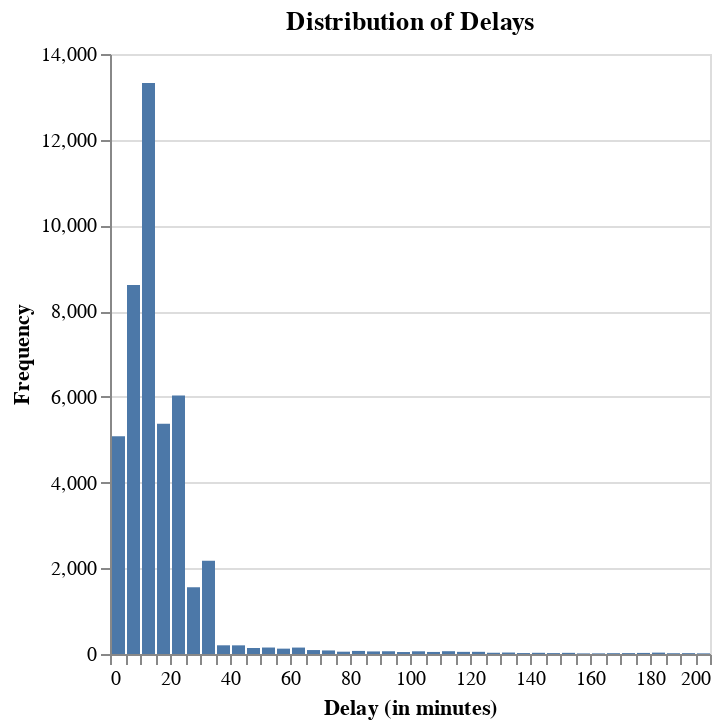

Notebook code cell kept with this figure:
### Markdown cell above
Let's look at how the delays are distributed in this data

### Code cell
# Filter data
ttc_filtered = ttc_clean[ttc_clean['Min Delay'] < 200]

# Creating histogram
delay_dist = alt.Chart(ttc_filtered).mark_bar().encode(
    alt.X('Min Delay:Q', bin=alt.Bin(maxbins=50), title='Delay (in minutes)'),
    alt.Y('count()', title='Frequency')
).properties(
    title='Distribution of Delays',
)

delay_dist.save("delay_dist.png",ppi=600)
# Display
delay_dist

### Figure 1 — Vega specification as saved in the notebook (floating-point values rounded to 4 significant figures)
{"$schema": "https://vega.github.io/schema/vega/v5.json", "data": [{"name": "source_0", "values": [{"__count": 13321, "bin_maxbins_50_Min Delay": 10.0, "bin_maxbins_50_Min Delay_end": 15.0}, {"__count": 6033, "bin_maxbins_50_Min Delay": 20.0, "bin_maxbins_50_Min Delay_end": 25.0}, {"__count": 5080, "bin_maxbins_50_Min Delay": 0.0, "bin_maxbins_50_Min Delay_end": 5.0}, {"__count": 8611, "bin_maxbins_50_Min Delay": 5.0, "bin_maxbins_50_Min Delay_end": 10.0}, {"__count": 2175, "bin_maxbins_50_Min Delay": 30.0, "bin_maxbins_50_Min Delay_end": 35.0}, {"__count": 1560, "bin_maxbins_50_Min Delay": 25.0, "bin_maxbins_50_Min Delay_end": 30.0}, {"__count": 5370, "bin_maxbins_50_Min Delay": 15.0, "bin_maxbins_50_Min Delay_end": 20.0}, {"__count": 125, "bin_maxbins_50_Min Delay": 55.0, "bin_maxbins_50_Min Delay_end": 60.0}, {"__count": 151, "bin_maxbins_50_Min Delay": 50.0, "bin_maxbins_50_Min Delay_end": 55.0}, {"__count": 140, "bin_maxbins_50_Min Delay": 45.0, "bin_maxbins_50_Min Delay_end": 50.0}, {"__count": 28, "bin_maxbins_50_Min Delay": 140.0, "bin_maxbins_50_Min Delay_end": 145.0}, {"__count": 64, "bin_maxbins_50_Min Delay": 90.0, "bin_maxbins_50_Min Delay_end": 95.0}, {"__count": 150, "bin_maxbins_50_Min Delay": 60.0, "bin_maxbins_50_Min Delay_end": 65.0}, {"__count": 54, "bin_maxbins_50_Min Delay": 75.0, "bin_maxbins_50_Min Delay_end": 80.0}, {"__count": 72, "bin_maxbins_50_Min Delay": 80.0, "bin_maxbins_50_Min Delay_end": 85.0}, {"__count": 203, "bin_maxbins_50_Min Delay": 35.0, "bin_maxbins_50_Min Delay_end": 40.0}, {"__count": 32, "bin_maxbins_50_Min Delay": 180.0, "bin_maxbins_50_Min Delay_end": 185.0}, {"__count": 50, "bin_maxbins_50_Min Delay": 115.0, "bin_maxbins_50_Min Delay_end": 120.0}, {"__count": 18, "bin_maxbins_50_Min Delay": 185.0, "bin_maxbins_50_Min Delay_end": 190.0}, {"__count": 63, "bin_maxbins_50_Min Delay": 100.0, "bin_maxbins_50_Min Delay_end": 105.0}, {"__count": 48, "bin_maxbins_50_Min Delay": 105.0, "bin_maxbins_50_Min Delay_end": 110.0}, {"__count": 202, "bin_maxbins_50_Min Delay": 40.0, "bin_maxbins_50_Min Delay_end": 45.0}, {"__count": 65, "bin_maxbins_50_Min Delay": 110.0, "bin_maxbins_50_Min Delay_end": 115.0}, {"__count": 46, "bin_maxbins_50_Min Delay": 95.0, "bin_maxbins_50_Min Delay_end": 100.0}, {"__count": 83, "bin_maxbins_50_Min Delay": 70.0, "bin_maxbins_50_Min Delay_end": 75.0}, {"__count": 20, "bin_maxbins_50_Min Delay": 190.0, "bin_maxbins_50_Min Delay_end": 195.0}, {"__count": 51, "bin_maxbins_50_Min Delay": 120.0, "bin_maxbins_50_Min Delay_end": 125.0}, {"__count": 21, "bin_maxbins_50_Min Delay": 145.0, "bin_maxbins_50_Min Delay_end": 150.0}, {"__count": 60, "bin_maxbins_50_Min Delay": 85.0, "bin_maxbins_50_Min Delay_end": 90.0}, {"__count": 92, "bin_maxbins_50_Min Delay": 65.0, "bin_maxbins_50_Min Delay_end": 70.0}, {"__count": 34, "bin_maxbins_50_Min Delay": 130.0, "bin_maxbins_50_Min Delay_end": 135.0}, {"__count": 25, "bin_maxbins_50_Min Delay": 175.0, "bin_maxbins_50_Min Delay_end": 180.0}, {"__count": 15, "bin_maxbins_50_Min Delay": 160.0, "bin_maxbins_50_Min Delay_end": 165.0}, {"__count": 22, "bin_maxbins_50_Min Delay": 135.0, "bin_maxbins_50_Min Delay_end": 140.0}, {"__count": 27, "bin_maxbins_50_Min Delay": 150.0, "bin_maxbins_50_Min Delay_end": 155.0}, {"__count": 14, "bin_maxbins_50_Min Delay": 155.0, "bin_maxbins_50_Min Delay_end": 160.0}, {"__count": 15, "bin_maxbins_50_Min Delay": 195.0, "bin_maxbins_50_Min Delay_end": 200.0}, {"__count": 29, "bin_maxbins_50_Min Delay": 125.0, "bin_maxbins_50_Min Delay_end": 130.0}, {"__count": 19, "bin_maxbins_50_Min Delay": 165.0, "bin_maxbins_50_Min Delay_end": 170.0}, {"__count": 21, "bin_maxbins_50_Min Delay": 170.0, "bin_maxbins_50_Min Delay_end": 175.0}]}, {"name": "source_0_y_domain___count", "values": [{"min": 14, "max": 13321}]}], "signals": [{"name": "bin_maxbins_50_Min_Delay_bins", "value": {"fields": ["Min Delay"], "fname": "bin_Min Delay", "start": 0.0, "step": 5.0, "stop": 200.0}}], "marks": [{"type": "rect", "name": "marks", "from": {"data": "source_0"}, "encode": {"update": {"y": {"field": "__count", "scale": "y"}, "x2": {"field": "bin_maxbins_50_Min Delay", "scale": "x", "offset": {"signal": "0.5 + (abs(scale(\"x\", datum[\"bin_maxbins_50_Min Delay_end\"]) - scale(\"x\", datum[\"bin_maxbins_50_Min Delay\"])) < 0.25 ? -0.5 * (0.25 - (abs(scale(\"x\", datum[\"bin_maxbins_50_Min Delay_end\"]) - scale(\"x\", datum[\"bin_maxbins_50_Min Delay\"])))) : 0.5)"}}, "fill": {"value": "#4c78a8"}, "x": {"field": "bin_maxbins_50_Min Delay_end", "scale": "x", "offset": {"signal": "0.5 + (abs(scale(\"x\", datum[\"bin_maxbins_50_Min Delay_end\"]) - scale(\"x\", datum[\"bin_maxbins_50_Min Delay\"])) < 0.25 ? 0.5 * (0.25 - (abs(scale(\"x\", datum[\"bin_maxbins_50_Min Delay_end\"]) - scale(\"x\", datum[\"bin_maxbins_50_Min Delay\"])))) : -0.5)"}}, "y2": {"value": 0, "scale": "y"}}}, "style": ["bar"]}], "scales": [{"name": "x", "type": "linear", "domain": {"signal": "[bin_maxbins_50_Min_Delay_bins.start, bin_maxbins_50_Min_Delay_bins.stop]"}, "range": [0, {"signal": "width"}], "bins": {"signal": "bin_maxbins_50_Min_Delay_bins"}, "zero": false}, {"name": "y", "type": "linear", "domain": [{"signal": "(data(\"source_0_y_domain___count\")[0] || {}).min"}, {"signal": "(data(\"source_0_y_domain___count\")[0] || {}).max"}], "range": [{"signal": "height"}, 0], "zero": true, "nice": true}], "axes": [{"scale": "y", "domain": false, "aria": false, "orient": "left", "grid": true, "gridScale": "x", "tickCount": {"signal": "ceil(height/40)"}, "labels": false, "maxExtent": 0, "minExtent": 0, "ticks": false, "zindex": 0}, {"scale": "x", "grid": false, "labelFlush": true, "labelOverlap": true, "tickCount": {"signal": "ceil(width/10)"}, "zindex": 0, "orient": "bottom", "title": "Delay (in minutes)"}, {"scale": "y", "labelOverlap": true, "tickCount": {"signal": "ceil(height/40)"}, "title": "Frequency", "orient": "left", "zindex": 0, "grid": false}], "title": {"text": "Distribution of Delays", "frame": "group"}, "padding": 5, "width": 300, "style": "cell", "height": 300, "background": "white"}
